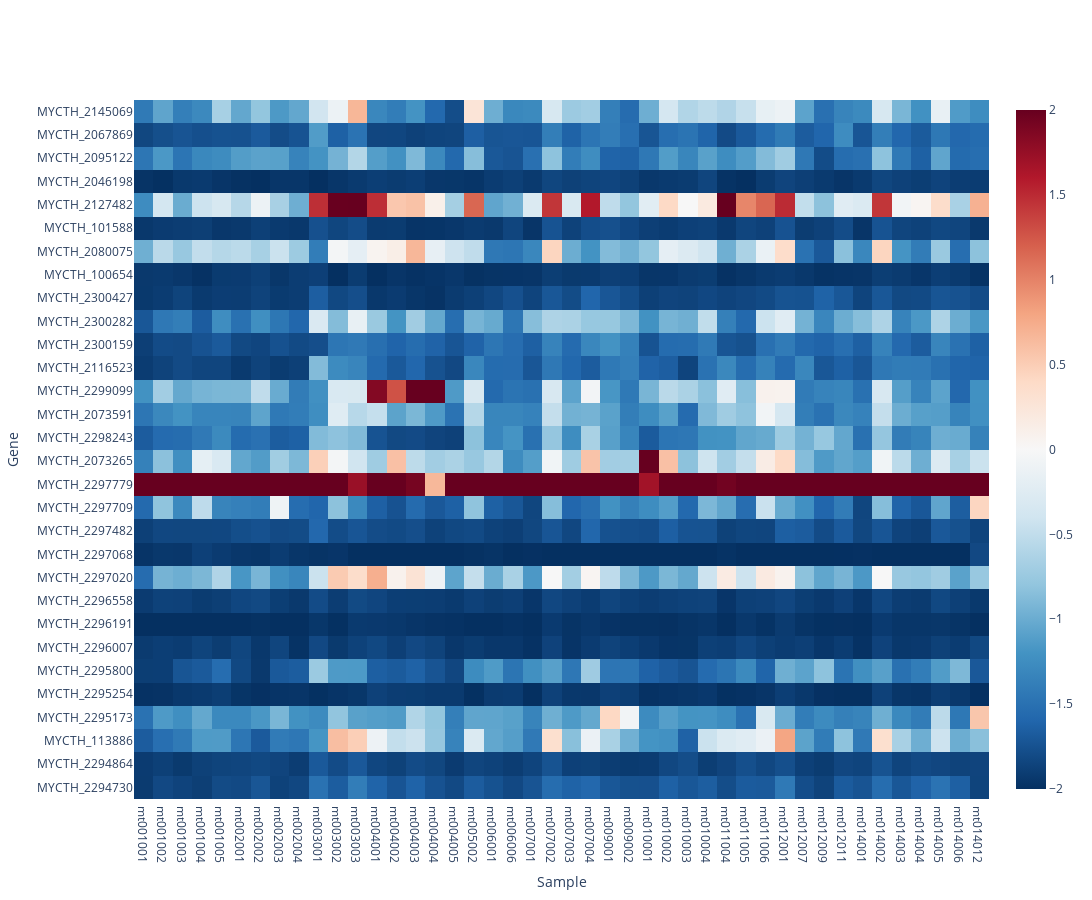

Notebook cell for this chart:
### Code cell
import numpy as np
import pandas as pd
import plotly.graph_objects as go

def create_heatmap(df, color='Rdbu_r'):
    # df第一列改名为gene_id
    df = df.rename(columns={df.columns[0]: 'gene_id'})
    # 提取gene_id作为索引
    df = df.set_index('gene_id')
    # 将数据进行归一化，范围-2到2
    df_normalized = df.apply(lambda x: np.interp(x, (x.min(), x.max()), (-2, 2)))
    
    # 创建热图
    fig = go.Figure(data=go.Heatmap(
        z=df_normalized,
        x=df_normalized.columns,
        y=df_normalized.index,
        colorscale=color,
        hovertemplate='Sample: %{x}<br>Gene: %{y}<br>Exp: %{z:.3f}<extra></extra>'
    ))
    # 设置轴标签
    fig.update_layout(
        xaxis_title="Sample",
        yaxis_title="Gene",
        width=1200,
        height=900,
    )

    return fig

create_heatmap(df)

### Figure 1 — Plotly figure (JSON) as saved in the notebook; plotly's stock layout.template omitted (floating-point values rounded to 4 significant figures; data arrays with more than 128 entries replaced by an {"elided": "..."} marker saying what was removed)
{"data": [{"colorscale": [[0, "rgb(5,48,97)"], [0.1, "rgb(33,102,172)"], [0.2, "rgb(67,147,195)"], [0.3, "rgb(146,197,222)"], [0.4, "rgb(209,229,240)"], [0.5, "rgb(247,247,247)"], [0.6, "rgb(253,219,199)"], [0.7, "rgb(244,165,130)"], [0.8, "rgb(214,96,77)"], [0.9, "rgb(178,24,43)"], [1, "rgb(103,0,31)"]], "hovertemplate": "Sample: %{x}<br>Gene: %{y}<br>Exp: %{z:.3f}<extra></extra>", "type": "heatmap", "x": ["mt001001", "mt001002", "mt001003", "mt001004", "mt001005", "mt002001", "mt002002", "mt002003", "mt002004", "mt003001", "mt003002", "mt003003", "mt004001", "mt004002", "mt004003", "mt004004", "mt004005", "mt005002", "mt006001", "mt006006", "mt007001", "mt007002", "mt007003", "mt007004", "mt009001", "mt009002", "mt010001", "mt010002", "mt010003", "mt010004", "mt011004", "mt011005", "mt011006", "mt012001", "mt012007", "mt012009", "mt012011", "mt014001", "mt014002", "mt014003", "mt014004", "mt014005", "mt014006", "mt014012"], "y": ["MYCTH_2294730", "MYCTH_2294864", "MYCTH_113886", "MYCTH_2295173", "MYCTH_2295254", "MYCTH_2295800", "MYCTH_2296007", "MYCTH_2296191", "MYCTH_2296558", "MYCTH_2297020", "MYCTH_2297068", "MYCTH_2297482", "MYCTH_2297709", "MYCTH_2297779", "MYCTH_2073265", "MYCTH_2298243", "MYCTH_2073591", "MYCTH_2299099", "MYCTH_2116523", "MYCTH_2300159", "MYCTH_2300282", "MYCTH_2300427", "MYCTH_100654", "MYCTH_2080075", "MYCTH_101588", "MYCTH_2127482", "MYCTH_2046198", "MYCTH_2095122", "MYCTH_2067869", "MYCTH_2145069"], "z": {"elided": "30x44 float values"}}], "layout": {"height": 900, "width": 1200, "xaxis": {"title": {"text": "Sample"}}, "yaxis": {"title": {"text": "Gene"}}}}
